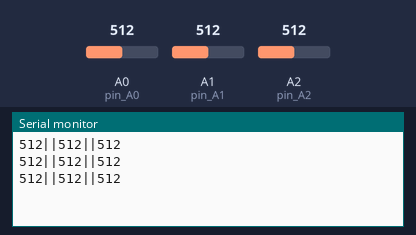
A sketch run on a simulated Arduino Uno, built with avr-gcc and run on an emulated ATmega328P. Shown: the last lines printed to the serial monitor. The inputs (shaded band) are chosen by the test bench; at power-on: A0 (pin_A0) = 512, A1 (pin_A1) = 512, A2 (pin_A2) = 512.

Above: at 1.3 s.
1.4 s: A0 (pin_A0) set to 716
At 1.9 s:
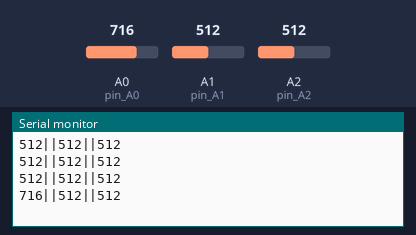
2.9 s: A1 (pin_A1) set to 716
At 3.4 s:
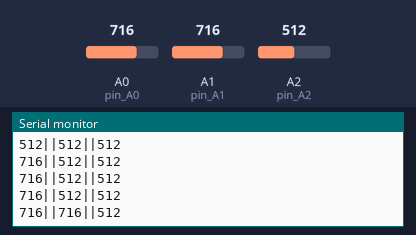
4.4 s: A2 (pin_A2) set to 716
At 4.9 s:
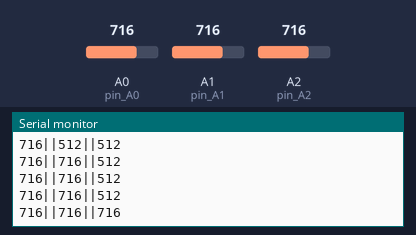
5.9 s: A0 (pin_A0) set to 900
At 6.4 s:
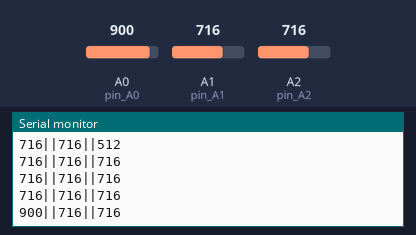
7.4 s: A1 (pin_A1) set to 900
At 7.9 s:
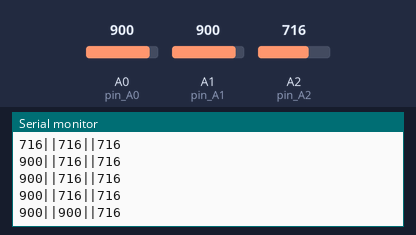
8.9 s: A2 (pin_A2) set to 900
At 9.4 s:
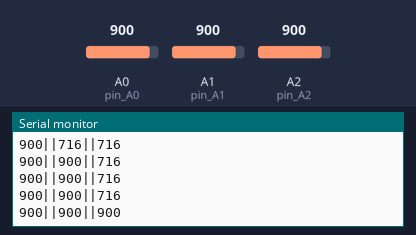
Timing chart, 0 to 11.4 s (numbered marks = the images above; inputs shaded):
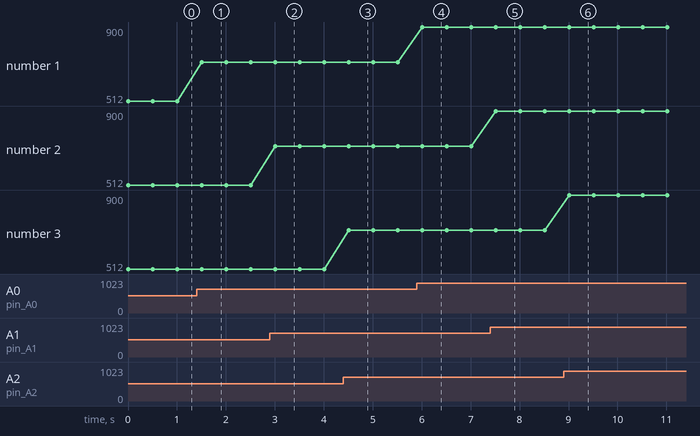

Measured:
- after the input at 1.4 s, the serial monitor: prints a new line after 0.10 s (image 1)
- after the input at 2.9 s, the serial monitor: prints a new line after 0.11 s (image 2)
- after the input at 4.4 s, the serial monitor: prints a new line after 0.11 s (image 3)
- after the input at 5.9 s, the serial monitor: prints a new line after 0.11 s (image 4)
- after the input at 7.4 s, the serial monitor: prints a new line after 0.11 s (image 5)
- after the input at 8.9 s, the serial monitor: prints a new line after 0.12 s (image 6)
- plotted number 1: 512 → 716 after the input at 1.4 s, 716 → 900 after the input at 5.9 s

The sketch:

flexiforces.ino
```cpp
const int pin_A0 = A0;
const int pin_A1 = A1;
const int pin_A2 = A2;

void setup() {
  Serial.begin(9600);
  pinMode(pin_A0, INPUT);
  pinMode(pin_A1, INPUT);
  pinMode(pin_A2, INPUT);
}

void loop() {
  int val_A0 = analogRead(pin_A0);
  int val_A1 = analogRead(pin_A1);
  int val_A2 = analogRead(pin_A2);
  Serial.print(val_A0);
  Serial.print("||");
  Serial.print(val_A1);
  Serial.print("||");
  Serial.println(val_A2);
  delay(500);


}
```
